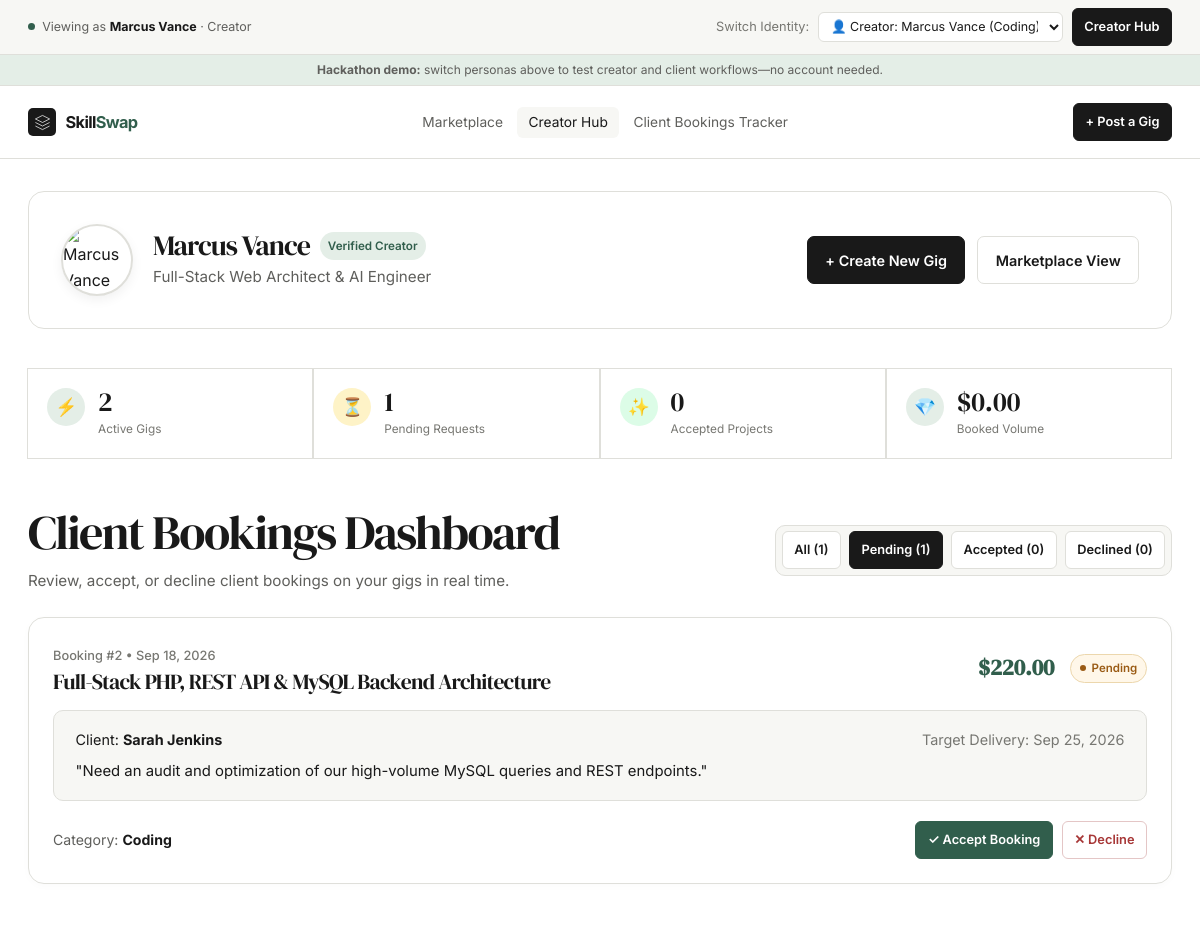
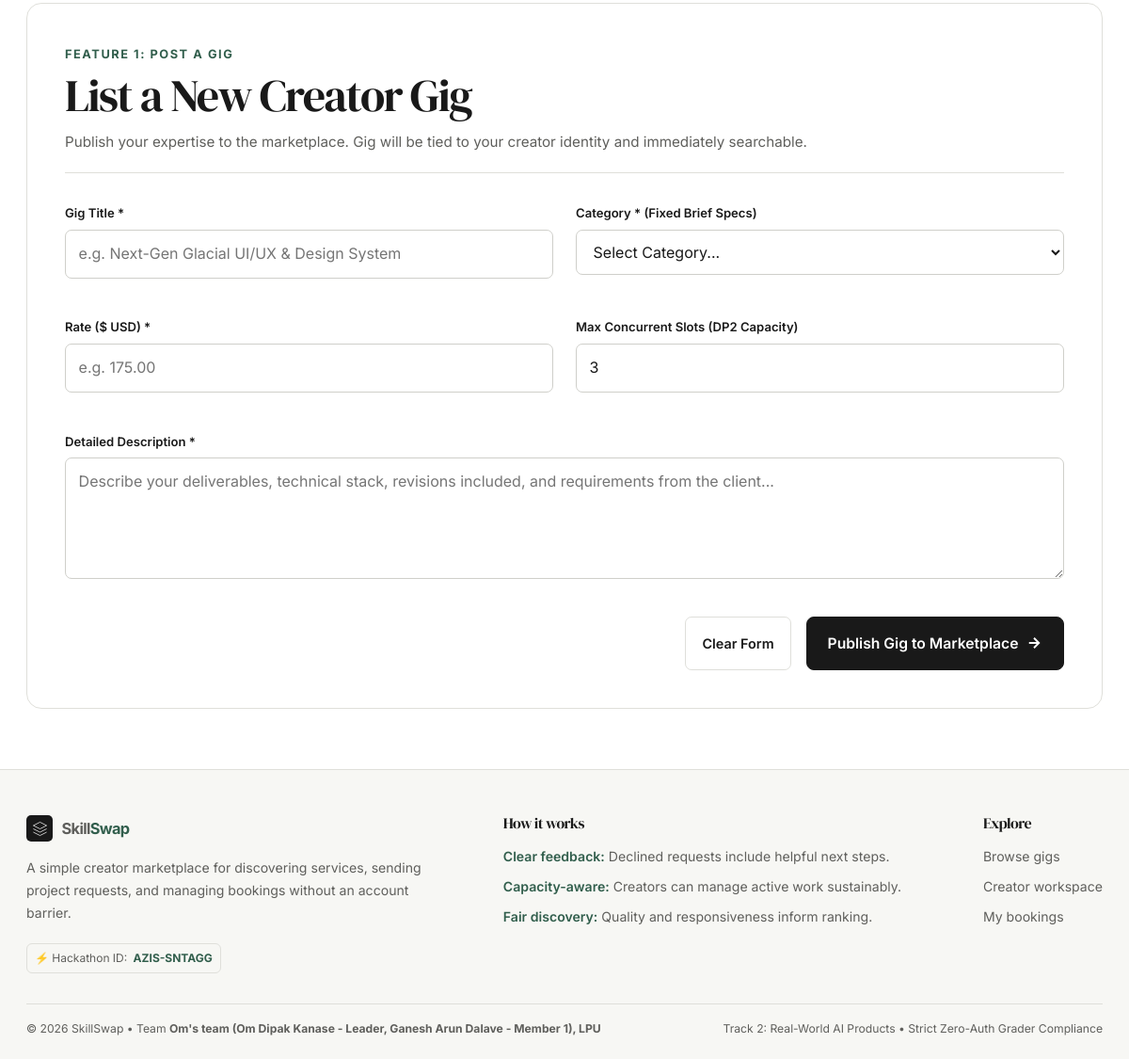
The page /creator.php?as_creator=2&status=Pending on the database its author committed (2 pictures, top to bottom).
### tables this page shows
CREATE TABLE IF NOT EXISTS `bookings` (
    `id` INT AUTO_INCREMENT PRIMARY KEY,
    `gig_id` INT NOT NULL,
    `gig_title` VARCHAR(200) NOT NULL,
    `category` VARCHAR(50) NOT NULL,
    `rate` DECIMAL(10, 2) NOT NULL,
    `creator_id` INT NOT NULL,
    `creator_name` VARCHAR(100) NOT NULL,
    `client_id` INT DEFAULT NULL,
    `client_name` VARCHAR(100) NOT NULL,
    `message` TEXT DEFAULT NULL,
    `status` ENUM('Pending', 'Accepted', 'Declined') NOT NULL DEFAULT 'Pending',
    `payment_status` ENUM('Unpaid', 'Held_In_Escrow', 'Released_To_Creator', 'Refunded') NOT NULL DEFAULT 'Unpaid',
    `decline_reason` VARCHAR(255) DEFAULT NULL,
    `booked_date` DATE DEFAULT NULL,
    `created_at` TIMESTAMP DEFAULT CURRENT_TIMESTAMP,
    `updated_at` TIMESTAMP DEFAULT CURRENT_TIMESTAMP ON UPDATE CURRENT_TIMESTAMP,
    INDEX `idx_creator_status` (`creator_id`, `status`),
    INDEX `idx_client_status` (`client_name`, `status`),
    INDEX `idx_gig_status` (`gig_id`, `status`),
    INDEX `idx_payment_status` (`payment_status`)
);

### creator.php (the view, shortened to what the rows shown need)
<?php
require_once __DIR__ . '/includes/functions.php';
$activePersona = getActivePersona();
$isCreator = ($activePersona['type'] === 'creator');
$currentCreatorId = $isCreator ? (int)$activePersona['id'] : 1;
$creatorData = DEMO_CREATORS[$currentCreatorId] ?? DEMO_CREATORS[1];
$statusFilter = $_GET['status'] ?? null;
$creatorBookings = $isCreator ? getCreatorBookings($currentCreatorId, $statusFilter) : [];
require_once __DIR__ . '/includes/header.php';
?>
<main class="container" style="padding-top: 2rem;">
    <div class="glass-panel" style="padding: 2rem; margin-bottom: 2.5rem; display: flex; align-items: center; justify-content: space-between; flex-wrap: wrap; gap: 1.5rem; border: 1px solid var(--line); background: var(--paper);">
        <div style="display: flex; align-items: center; gap: 1.25rem;">
            <div>
                <div style="display: flex; align-items: center; gap: 0.6rem;">
                    <h1 style="font-size: 1.75rem; color: var(--ink); margin: 0;"><?= h($creatorData['name']) ?></h1>
                </div>
            </div>
        </div>
    </div>
    <section style="margin-bottom: 4rem;">
        <div style="display: flex; justify-content: space-between; align-items: center; margin-bottom: 1.5rem; flex-wrap: wrap; gap: 1rem;">
            <div>
                <h2 class="section-title">Client Bookings Dashboard</h2>
            </div>
        </div>
        <?php if (empty($creatorBookings)): ?>
            <div class="glass-panel" style="padding: 3.5rem 2rem; text-align: center; border: 1px solid var(--line);">
                <div style="font-size: 2.5rem; margin-bottom: 0.75rem;">📂</div>
                <h4 style="color: var(--ink); margin-bottom: 0.35rem; font-size: 1.25rem;">No bookings found</h4>
                <p style="color: var(--ink-soft); font-size: 0.92rem;">
                    <?= !empty($statusFilter) ? "No bookings with status '{$statusFilter}'." : "You haven't received any bookings yet. Gigs posted will receive client inquiries here." ?>
                </p>
            </div>
        <?php else: ?>
            <div>
                <?php foreach ($creatorBookings as $b): ?>
                    <div class="booking-item-card" id="booking-card-<?= $b['id'] ?>" style="background: var(--paper); border: 1px solid var(--line); border-radius: var(--radius-lg); padding: 1.5rem; margin-bottom: 1.25rem; box-shadow: 0 2px 8px rgba(0,0,0,0.02);">
                        <div class="booking-item-header" style="display: flex; justify-content: space-between; align-items: center; margin-bottom: 1rem; flex-wrap: wrap; gap: 0.75rem;">
                            <div>
                                <span style="font-size: 0.8rem; color: var(--text-muted); font-weight: 500;">Booking #<?= $b['id'] ?> &bull; <?= date('M d, Y', strtotime($b['created_at'])) ?></span>
                                <h3 style="font-size: 1.35rem; color: var(--ink); margin-top: 0.2rem;"><?= h($b['gig_title']) ?></h3>
                            </div>
                            <div style="display: flex; align-items: center; gap: 1rem;">
                                <div style="font-family: var(--font-heading); font-weight: 700; font-size: 1.4rem; color: var(--accent);">
                                    <?= formatRate($b['rate']) ?>
                                </div>
                                <div class="status-badge-container">
                                    <span class="status-badge <?= strtolower($b['status']) ?>">
                                        <span class="status-dot"></span>
                                        <?= h($b['status']) ?>
                                    </span>
                                </div>
                            </div>
                        </div>
                        <div style="background: var(--paper-warm); padding: 1.1rem 1.35rem; border-radius: var(--radius-md); border: 1px solid var(--line); margin-bottom: 1.25rem;">
                            <div style="display: flex; justify-content: space-between; margin-bottom: 0.5rem; font-size: 0.9rem; flex-wrap: wrap; gap: 0.5rem;">
                                <span style="color: var(--ink);">Client: <strong style="color: var(--ink);"><?= h($b['client_name']) ?></strong></span>
                                <span style="color: var(--text-muted);">Target Delivery: <?= !empty($b['booked_date']) ? date('M d, Y', strtotime($b['booked_date'])) : 'Flexible' ?></span>
                            </div>
                            <p style="font-size: 0.93rem; color: var(--ink); line-height: 1.55;">
                                "<?= h($b['message']) ?>"
                            </p>
                        </div>
                        <div style="display: flex; justify-content: space-between; align-items: center; flex-wrap: wrap; gap: 1rem;">
                            <span style="font-size: 0.88rem; color: var(--ink-soft);">
                                Category: <strong style="color: var(--ink);"><?= h($b['category']) ?></strong>
                            </span>
                            <div class="booking-actions">
                                <?php if ($b['status'] === 'Pending'): ?>
                                    <button type="button" class="btn btn-sm btn-success btn-accept-booking" data-booking-id="<?= $b['id'] ?>">
                                        <span>✓ Accept Booking</span>
                                    </button>
                                    <button type="button" class="btn btn-sm btn-danger btn-decline-booking" data-booking-id="<?= $b['id'] ?>">
                                        <span>✕ Decline</span>
                                    </button>
                                <?php else: ?>
                                    <span style="font-size: 0.85rem; color: var(--text-muted); font-weight: 500;">Status finalized: <?= h($b['status']) ?></span>
                                <?php endif; ?>
                            </div>
                        </div>
                    </div>
                <?php endforeach; ?>
            </div>
        <?php endif; ?>
    </section>
    <section id="post-gig-section" class="glass-panel" style="padding: 2.5rem; margin-bottom: 4rem; border: 1px solid var(--line); background: var(--paper);">
        <div style="margin-bottom: 2rem; border-bottom: 1px solid var(--line); padding-bottom: 1.25rem;">
            <h2 class="section-title">List a New Creator Gig</h2>
        </div>
    </section>
</main>
<?php require_once __DIR__ . '/includes/footer.php'; ?>

### rows shown on the page
bookings: id "2", created_at "Sep 18, 2026", gig_title "Full-Stack PHP, REST API & MySQL Backend Architecture", rate "$220.00", status "Pending", client_name "Sarah Jenkins", booked_date "Sep 25, 2026", message "Need an audit and optimization of our high-volume MySQL queries and REST endpoints.", category "Coding"

### other values the page prints
$activePersona['name'] "Marcus Vance"
$activePersona['type'] "Creator"
$creatorData['name'] "Marcus Vance"
$creatorData['role'] "Full-Stack Web Architect & AI Engineer"
count($myGigs) "2"
$pendingCount "1"
$acceptedCount "0"
formatRate($totalRevenue) "$0.00"
count($allBookings) "1"
$declinedCount "0"
